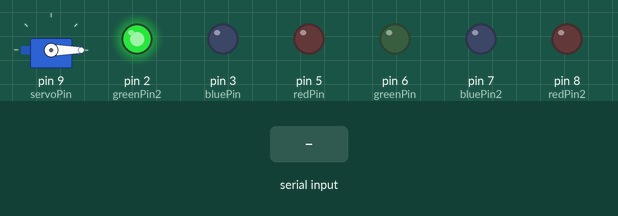
A sketch run on a simulated Arduino Uno, built with avr-gcc and run on an emulated ATmega328P. Shown: servo, output pins drawn as LEDs (lit = HIGH). The inputs (shaded band) are chosen by the test bench.

Above: at 1.2 s.
1.3 s: "m,45\n" received over Serial
At 3.0 s:
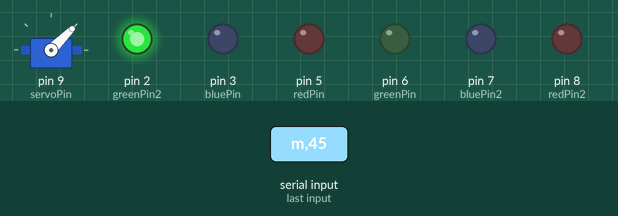
3.8 s: "l,45\n" received over Serial
At 6.0 s:
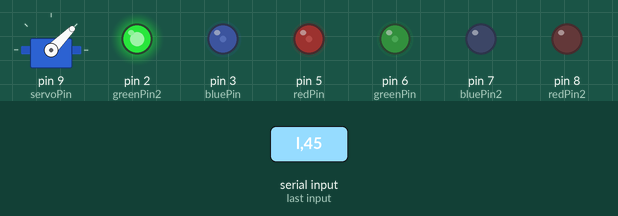
6.3 s: "m90\n" received over Serial
At 8.0 s:
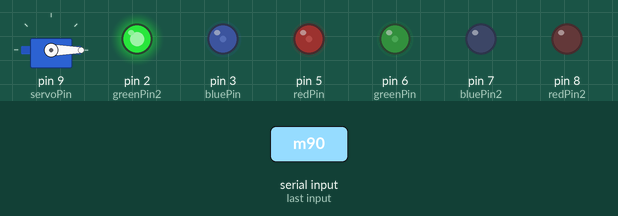
8.8 s: "r90\n" received over Serial
At 11.0 s:
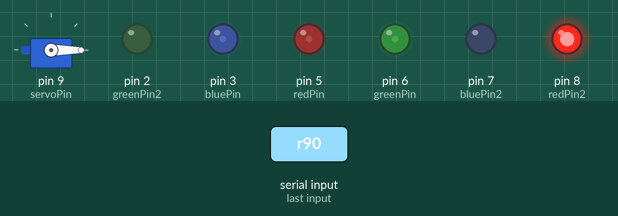
11.3 s: "l90\n" received over Serial
At 13.0 s:
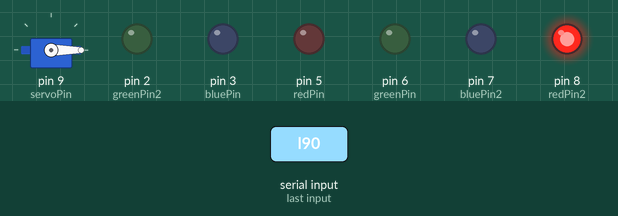
13.8 s: "b90\n" received over Serial
At 16.1 s:
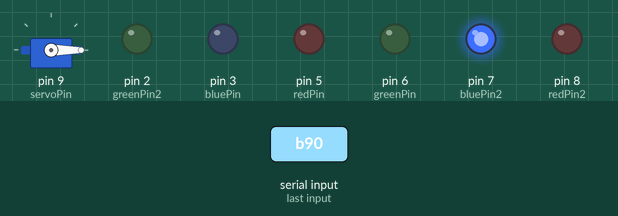
Timing chart, 0 to 17.3 s (numbered marks = the images above; inputs shaded):
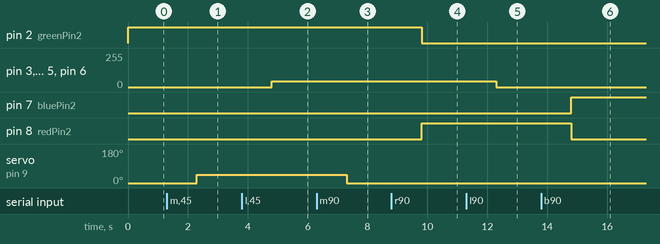

The sketch:

desk.ino
```cpp
#include <Servo.h>
Servo servo;

int bluePin = 3;
int redPin = 5;
int greenPin = 6;

int bluePin2 = 7;
int redPin2 = 8;
int greenPin2 = 2;

int rgbStatus = 0;

int servoPin = 9;
int servoStatus = 0;

String buffer;

void setup() {
	Serial.begin(9600);

	servo.attach(servoPin);

        pinMode(bluePin, OUTPUT);
        pinMode(redPin, OUTPUT);
        pinMode(greenPin, OUTPUT);

        pinMode(bluePin2, OUTPUT);
        pinMode(redPin2, OUTPUT);
        pinMode(greenPin2, OUTPUT);


	servoStatus = 0;
        rgbStatus = 0;
        servo.write(servoStatus);
        analogWrite(bluePin, rgbStatus);
        analogWrite(redPin, rgbStatus);
        analogWrite(greenPin, rgbStatus);
        analogWrite(bluePin2, 0);
        analogWrite(redPin2,0);
        analogWrite(greenPin2, 255);
}

void loop() {
	if(Serial.available()){
	        buffer = Serial.readString();
                if(buffer == "init"){
                        servoStatus = 0;
                        rgbStatus = 0;
        		servo.write(servoStatus);
        		analogWrite(bluePin, rgbStatus);
        	        analogWrite(redPin, rgbStatus);
                	analogWrite(greenPin, rgbStatus);
        		analogWrite(bluePin2, 0);
        	        analogWrite(redPin2,0);
                	analogWrite(greenPin2, 255);
                }
                else{
        		if(buffer.charAt(0)=='m'){
        			servoStatus = buffer.substring(2).toInt();
        			servo.write(servoStatus);

        		}
        		if(buffer.charAt(0)=='l'){
        			rgbStatus = buffer.substring(2).toInt();
        			analogWrite(bluePin, rgbStatus);
        	        	analogWrite(redPin, rgbStatus);
                		analogWrite(greenPin, rgbStatus);
        		}
        		if(buffer.charAt(0)=='r'){
        			analogWrite(bluePin2, 0);
        		        analogWrite(redPin2, 255);
                		analogWrite(greenPin2, 0);
        		}
                        if(buffer.charAt(0)=='g'){
        			analogWrite(bluePin2, 0);
        		        analogWrite(redPin2,0);
                		analogWrite(greenPin2, 255);
        		}
                        if(buffer.charAt(0)=='b'){
        			analogWrite(bluePin2, 255);
        		        analogWrite(redPin2, 0);
                		analogWrite(greenPin2, 0);
        		}
                }
	}
}
```

Measured:
- after the input at 1.3 s, servo on pin 9 (servoPin): 0° → 45° after 1.0 s
- after the input at 3.8 s, pin 3 (bluePin), pin 5 (redPin), pin 6 (greenPin): 0/255 → 45/255 after 1.0 s
- after the input at 6.3 s, servo on pin 9 (servoPin): 45° → 0° after 1.0 s
- after the input at 8.8 s, pin 2 (greenPin2): HIGH → LOW after 1.0 s; pin 8 (redPin2): LOW → HIGH after 1.0 s
- after the input at 11.3 s, pin 3 (bluePin), pin 5 (redPin), pin 6 (greenPin): 45/255 → 0/255 after 1.0 s
- after the input at 13.8 s, pin 7 (bluePin2): LOW → HIGH after 1.0 s; pin 8 (redPin2): HIGH → LOW after 1.0 s
